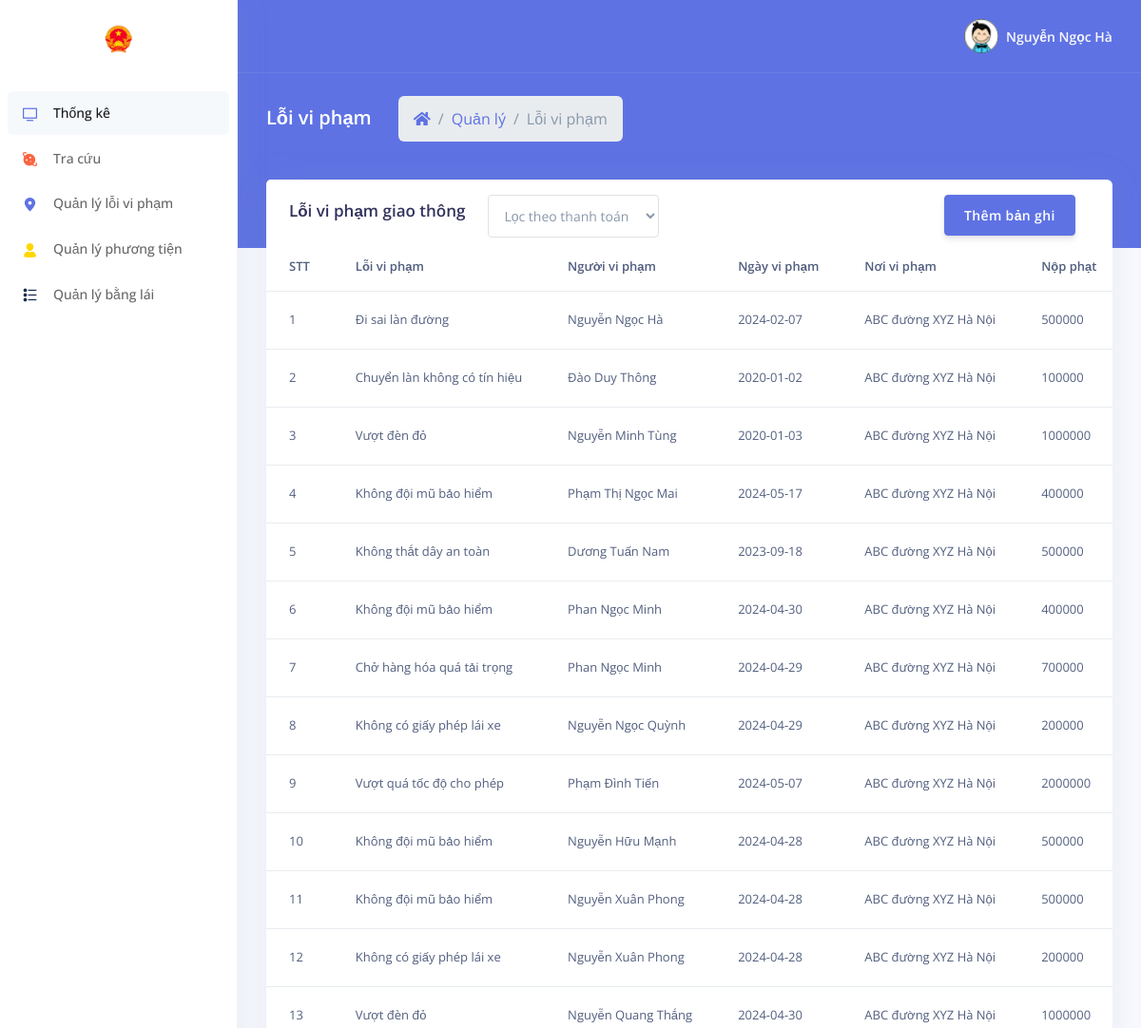
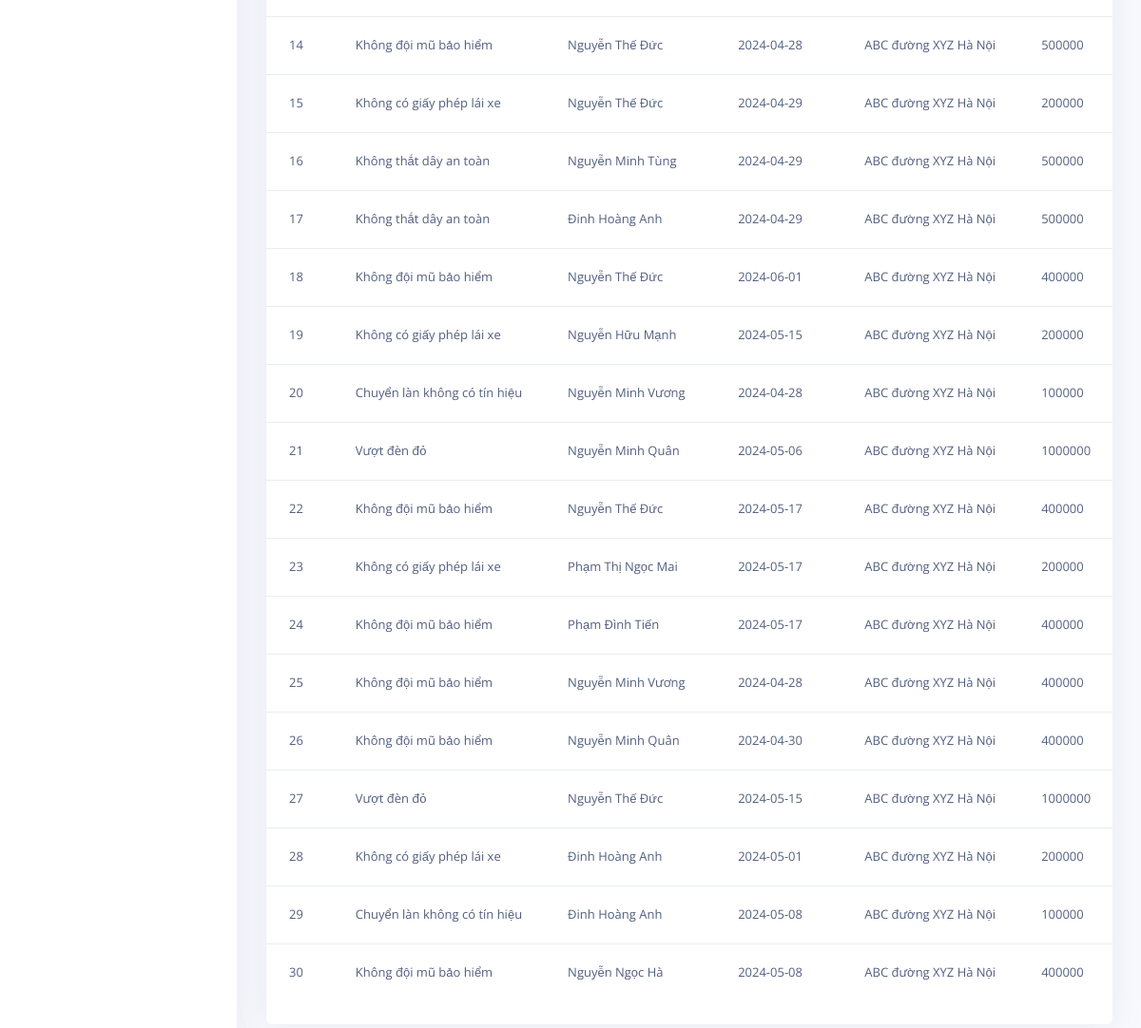
The app's page /violations.php with its own data (2 pictures, top to bottom).
### tables this page shows
CREATE TABLE `traffic_reports` (
  `report_id` int(11) NOT NULL,
  `vehicle_id` int(11) NOT NULL,
  `license_id` int(11) NOT NULL,
  `report_date` date NOT NULL,
  `violation_type` varchar(100) NOT NULL,
  `location` varchar(255) NOT NULL,
  `fine` int(11) NOT NULL,
  `officer_name` varchar(100) NOT NULL,
  `notes` text DEFAULT NULL,
  `isPaymentDone` tinyint(1) DEFAULT 0
);

### violations.php (the view, shortened to what this page needs)
<?php
  $hostname = 'localhost';
  $username = 'root';
  $password = '';
  $database = 'traffic_violation_db';
  $conn = mysqli_connect($hostname, $username, $password, $database);
  $sql_vehicles = "SELECT COUNT(*) AS total_vehicles FROM vehicles";
  $sql_violations = "SELECT COUNT(*) AS total_violations FROM traffic_reports";
  $sql_licenses = "SELECT COUNT(*) AS total_licenses FROM driving_licenses";
  $sql_name = "SELECT name FROM admin";
  $result_vehicles = $conn->query($sql_vehicles);
  $result_violations = $conn->query($sql_violations);
  $result_licenses = $conn->query($sql_licenses);
  $result_name = $conn->query($sql_name);
  if ($result_vehicles->num_rows > 0 && $result_violations->num_rows > 0 && $result_licenses->num_rows > 0 && $result_name->num_rows > 0) {
    if ($result_name->num_rows > 0) {
        $row_name = $result_name->fetch_assoc();
        $total_name = $row_name['name'];
    } else {
    echo "Error fetching administrator name";
    }
  } else {
    echo "Error fetching data";
  }
?>
<!DOCTYPE html>
<html>
<head>
  <link rel="stylesheet" href="assets/vendor/nucleo/css/nucleo.css" type="text/css">
  <link rel="stylesheet" href="assets/vendor/@fortawesome/fontawesome-free/css/all.min.css" type="text/css">
  <link rel="stylesheet" href="assets/css/argon.css?v=1.2.0" type="text/css">
</head>
<body>
  <nav class="sidenav navbar navbar-vertical  fixed-left  navbar-expand-xs navbar-light bg-white" id="sidenav-main">
    <div class="scrollbar-inner">
      <div class="sidenav-header align-items-center">
        <a class="navbar-brand" href="#">
          <img src="assets/img/brand/logo.png" class="navbar-brand-img" alt="logo">
        </a>
      </div>
      <div class="navbar-inner">
        <div class="collapse navbar-collapse" id="sidenav-collapse-main">
          <ul class="navbar-nav">
            <li class="nav-item">
              <a class="nav-link active" href="index.php">
                <i class="ni ni-tv-2 text-primary"></i>
                <span class="nav-link-text">Thống kê</span>
              </a>
            </li>
            <li class="nav-item">
              <a class="nav-link" href="lookup.html">
                <i class="ni ni-planet text-orange"></i>
                <span class="nav-link-text">Tra cứu</span>
              </a>
            </li>
            <li class="nav-item">
              <a class="nav-link" href="violations.php">
                <i class="ni ni-pin-3 text-primary"></i>
                <span class="nav-link-text">Quản lý lỗi vi phạm</span>
              </a>
            </li>
            <li class="nav-item">
              <a class="nav-link" href="vehicles.php">
                <i class="ni ni-single-02 text-yellow"></i>
                <span class="nav-link-text">Quản lý phương tiện</span>
              </a>
            </li>
            <li class="nav-item">
              <a class="nav-link" href="licenses.php">
                <i class="ni ni-bullet-list-67 text-default"></i>
                <span class="nav-link-text">Quản lý bằng lái</span>
              </a>
            </li>
          </ul>
        </div>
      </div>
    </div>
  </nav>
  <div class="main-content" id="panel">
    <nav class="navbar navbar-top navbar-expand navbar-dark bg-primary border-bottom">
      <div class="container-fluid">
        <div class="collapse navbar-collapse" id="navbarSupportedContent">
          <ul class="navbar-nav align-items-center  ml-auto ml-md-0 ">
            <li class="nav-item dropdown">
              <a class="nav-link pr-0" href="#" role="button" data-toggle="dropdown" aria-haspopup="true" aria-expanded="false">
                <div class="media align-items-center">
                  <span class="avatar avatar-sm rounded-circle">
                    <img alt="Image placeholder" src="assets/img/brand/favicon.png">
                  </span>
                  <div class="media-body  ml-2  d-none d-lg-block">
                    <span class="mb-0 text-sm  font-weight-bold"><?php echo $total_name; ?></span>
                  </div>
                </div>
              </a>
            </li>
          </ul>
        </div>
      </div>
    </nav>
    <div class="header bg-primary pb-6">
      <div class="container-fluid">
        <div class="header-body">
          <div class="row align-items-center py-4">
            <div class="col-lg-6 col-7">
              <h6 class="h2 text-white d-inline-block mb-0">Lỗi vi phạm</h6>
              <nav aria-label="breadcrumb" class="d-none d-md-inline-block ml-md-4">
                <ol class="breadcrumb breadcrumb-links breadcrumb-dark">
                  <li class="breadcrumb-item"><a href="#"><i class="fas fa-home"></i></a></li>
                  <li class="breadcrumb-item"><a href="#">Quản lý</a></li>
                  <li class="breadcrumb-item active" aria-current="page">Lỗi vi phạm</li>
                </ol>
              </nav>
            </div>
          </div>
        </div>
      </div>
    </div>
    <div class="container-fluid mt--6">
      <div class="row">
        <div class="col">
          <div class="card">
            <div class="d-flex">
              <div class="card-header border-0">
                  <h3 class="mb-0">Lỗi vi phạm giao thông</h3>
              </div>
              <div class="border-0 mb-0 mt-3">
                <select class="filter-by-payment form-control" style="height: 45px; width: 180px;">
                  <option value="">Lọc theo thanh toán</option>
                </select>
              </div>
              <div class="row mr-sm-4 mt-3" style="margin-left: auto;">
                <div class="col-md-12 text-right">
                  <button type="button" class="btn btn-primary" data-toggle="modal" data-target="#addRecordModal">
                    Thêm bản ghi
                  </button>
                </div>
              </div>
            </div>
            <div class="table-responsive">
              <table class="table align-items-center table-flush">
                  <tr>
                    <th scope="col" class="sort" data-sort="id">STT</th>
                    <th scope="col" class="sort" data-sort="name">Lỗi vi phạm</th>
                    <th scope="col" class="sort" data-sort="user">Người vi phạm</th>
                    <th scope="col" class="sort" data-sort="date">Ngày vi phạm</th>
                    <th scope="col" class="sort" data-sort="address">Nơi vi phạm</th>
                    <th scope="col" class="sort" data-sort="fine">Nộp phạt</th>
                  </tr>
                  <?php
                  $hostname = 'localhost';
                  $username = 'root';
                  $password = '';
                  $database = 'traffic_violation_db';
                  $conn = new mysqli($hostname, $username, $password, $database);
                  $sql = "SELECT report_id, violation_type, officer_name, report_date, location, fine, isPaymentDone FROM traffic_reports";
                  $result = $conn->query($sql);
                  if ($result->num_rows > 0) {
                      while ($row = $result->fetch_assoc()) {
                        echo "<tr>";
                        echo "<td>" . $row["report_id"] . "</td>";
                        echo "<td>" . $row["violation_type"] . "</td>";
                        echo "<td>" . $row["officer_name"] . "</td>";
                        echo "<td>" . $row["report_date"] . "</td>";
                        echo "<td>" . $row["location"] . "</td>";
                        echo "<td>" . $row["fine"] . "</td>";
                        echo "</tr>";
                      }
                  } else {
                      echo "<tr><td colspan='6'>Không tìm thấy dữ liệu vi phạm nào.</td></tr>";
                  }
                  ?>
              </table>
              <br>
              </div>
              </div>
          </div>
        </div>
      </div>
    </div>
</body>
</html>

### records on screen
traffic_reports: report_id "1", violation_type "Đi sai làn đường", officer_name "Nguyễn Ngọc Hà", report_date "2024-02-07", location "ABC đường XYZ Hà Nội", fine "500000"
traffic_reports: report_id "2", violation_type "Chuyển làn không có tín hiệu", officer_name "Đào Duy Thông", report_date "2020-01-02", location "ABC đường XYZ Hà Nội", fine "100000"
traffic_reports: report_id "3", violation_type "Vượt đèn đỏ", officer_name "Nguyễn Minh Tùng", report_date "2020-01-03", location "ABC đường XYZ Hà Nội", fine "1000000"
traffic_reports: report_id "4", violation_type "Không đội mũ bảo hiểm", officer_name "Phạm Thị Ngọc Mai", report_date "2024-05-17", location "ABC đường XYZ Hà Nội", fine "400000"
traffic_reports: report_id "5", violation_type "Không thắt dây an toàn", officer_name "Dương Tuấn Nam", report_date "2023-09-18", location "ABC đường XYZ Hà Nội", fine "500000"
traffic_reports: report_id "6", violation_type "Không đội mũ bảo hiểm", officer_name "Phan Ngọc Minh", report_date "2024-04-30", location "ABC đường XYZ Hà Nội", fine "400000"
traffic_reports: report_id "7", violation_type "Chở hàng hóa quá tải trọng", officer_name "Phan Ngọc Minh", report_date "2024-04-29", location "ABC đường XYZ Hà Nội", fine "700000"
traffic_reports: report_id "8", violation_type "Không có giấy phép lái xe", officer_name "Nguyễn Ngọc Quỳnh", report_date "2024-04-29", location "ABC đường XYZ Hà Nội", fine "200000"
traffic_reports: report_id "9", violation_type "Vượt quá tốc độ cho phép", officer_name "Phạm Đình Tiến", report_date "2024-05-07", location "ABC đường XYZ Hà Nội", fine "2000000"
traffic_reports: report_id "10", violation_type "Không đội mũ bảo hiểm", officer_name "Nguyễn Hữu Mạnh", report_date "2024-04-28", location "ABC đường XYZ Hà Nội", fine "500000"
traffic_reports: report_id "11", violation_type "Không đội mũ bảo hiểm", officer_name "Nguyễn Xuân Phong", report_date "2024-04-28", location "ABC đường XYZ Hà Nội", fine "500000"
traffic_reports: report_id "12", violation_type "Không có giấy phép lái xe", officer_name "Nguyễn Xuân Phong", report_date "2024-04-28", location "ABC đường XYZ Hà Nội", fine "200000"
traffic_reports: report_id "13", violation_type "Vượt đèn đỏ", officer_name "Nguyễn Quang Thắng", report_date "2024-04-30", location "ABC đường XYZ Hà Nội", fine "1000000"
traffic_reports: report_id "14", violation_type "Không đội mũ bảo hiểm", officer_name "Nguyễn Thế Đức", report_date "2024-04-28", location "ABC đường XYZ Hà Nội", fine "500000"
traffic_reports: report_id "15", violation_type "Không có giấy phép lái xe", officer_name "Nguyễn Thế Đức", report_date "2024-04-29", location "ABC đường XYZ Hà Nội", fine "200000"
traffic_reports: report_id "16", violation_type "Không thắt dây an toàn", officer_name "Nguyễn Minh Tùng", report_date "2024-04-29", location "ABC đường XYZ Hà Nội", fine "500000"
traffic_reports: report_id "17", violation_type "Không thắt dây an toàn", officer_name "Đinh Hoàng Anh", report_date "2024-04-29", location "ABC đường XYZ Hà Nội", fine "500000"
traffic_reports: report_id "18", violation_type "Không đội mũ bảo hiểm", officer_name "Nguyễn Thế Đức", report_date "2024-06-01", location "ABC đường XYZ Hà Nội", fine "400000"
traffic_reports: report_id "19", violation_type "Không có giấy phép lái xe", officer_name "Nguyễn Hữu Mạnh", report_date "2024-05-15", location "ABC đường XYZ Hà Nội", fine "200000"
traffic_reports: report_id "20", violation_type "Chuyển làn không có tín hiệu", officer_name "Nguyễn Minh Vương", report_date "2024-04-28", location "ABC đường XYZ Hà Nội", fine "100000"
traffic_reports: report_id "21", violation_type "Vượt đèn đỏ", officer_name "Nguyễn Minh Quân", report_date "2024-05-06", location "ABC đường XYZ Hà Nội", fine "1000000"
traffic_reports: report_id "22", violation_type "Không đội mũ bảo hiểm", officer_name "Nguyễn Thế Đức", report_date "2024-05-17", location "ABC đường XYZ Hà Nội", fine "400000"
traffic_reports: report_id "23", violation_type "Không có giấy phép lái xe", officer_name "Phạm Thị Ngọc Mai", report_date "2024-05-17", location "ABC đường XYZ Hà Nội", fine "200000"
traffic_reports: report_id "24", violation_type "Không đội mũ bảo hiểm", officer_name "Phạm Đình Tiến", report_date "2024-05-17", location "ABC đường XYZ Hà Nội", fine "400000"
traffic_reports: report_id "25", violation_type "Không đội mũ bảo hiểm", officer_name "Nguyễn Minh Vương", report_date "2024-04-28", location "ABC đường XYZ Hà Nội", fine "400000"
traffic_reports: report_id "26", violation_type "Không đội mũ bảo hiểm", officer_name "Nguyễn Minh Quân", report_date "2024-04-30", location "ABC đường XYZ Hà Nội", fine "400000"
traffic_reports: report_id "27", violation_type "Vượt đèn đỏ", officer_name "Nguyễn Thế Đức", report_date "2024-05-15", location "ABC đường XYZ Hà Nội", fine "1000000"
traffic_reports: report_id "28", violation_type "Không có giấy phép lái xe", officer_name "Đinh Hoàng Anh", report_date "2024-05-01", location "ABC đường XYZ Hà Nội", fine "200000"
traffic_reports: report_id "29", violation_type "Chuyển làn không có tín hiệu", officer_name "Đinh Hoàng Anh", report_date "2024-05-08", location "ABC đường XYZ Hà Nội", fine "100000"
traffic_reports: report_id "30", violation_type "Không đội mũ bảo hiểm", officer_name "Nguyễn Ngọc Hà", report_date "2024-05-08", location "ABC đường XYZ Hà Nội", fine "400000"

### other values on screen
$total_name "Nguyễn Ngọc Hà"
